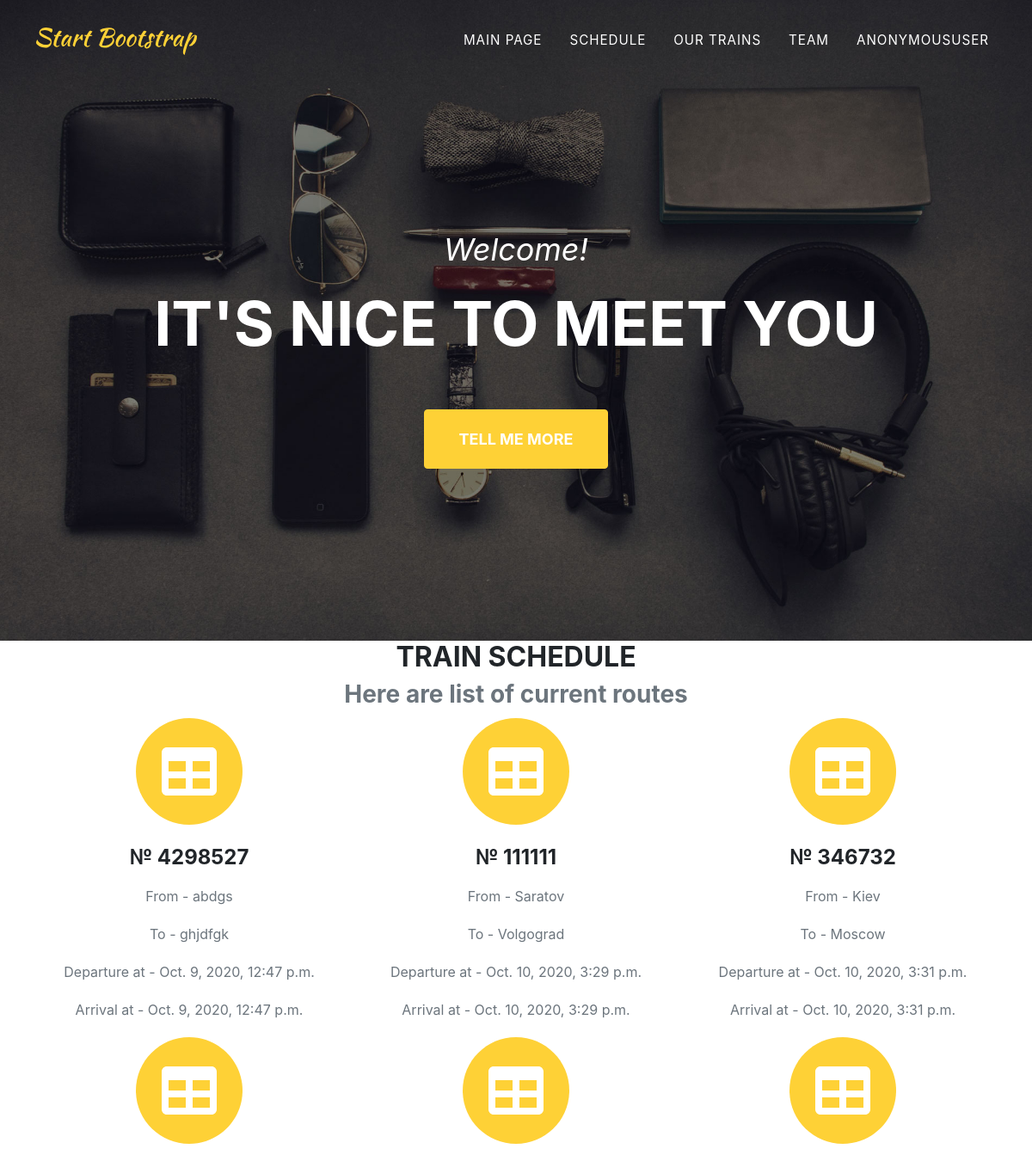
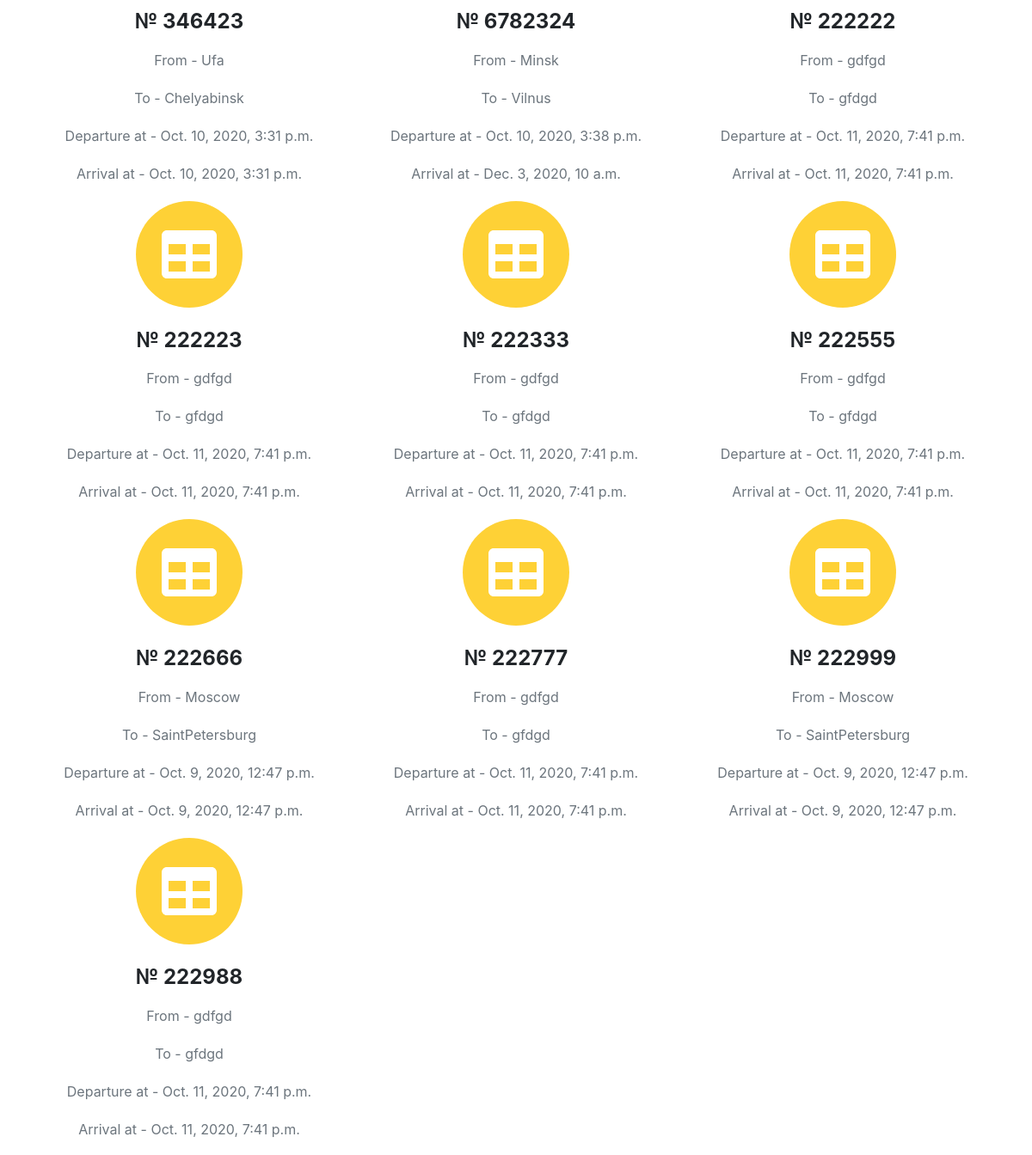
The page /schedules_list/ on the database its author committed (2 pictures, top to bottom).
### Railway/models.py (models this page shows, shortened)
class Schedule(models.Model):
    RideId = models.PositiveIntegerField(primary_key=True, unique=True)
    DepartureTime = models.DateTimeField(default=now, blank=True)
    ArrivalTime = models.DateTimeField(default=now, blank=True)
    StartAt = models.CharField(max_length=150, db_index=True)
    FinishAt = models.CharField(max_length=150, db_index=True)

### Railway/views.py (the view)
# urls.py: path('schedules_list/', schedules_list, name='schedules_list_url'),
def schedules_list(request):
    sch = Schedule.objects.all()
    return render(request, 'Railway/schedule.html', context={'Schedules': sch})

### Railway/templates/Railway/schedule.html (shortened to what this page needs)
{% extends 'Railway/AdminPanel.html' %}
{% block schedule %}
    <div class="container">
                <div class="text-center">
                    <h2 class="section-heading text-uppercase">Train Schedule</h2>
                    <h3 class="section-subheading text-muted">Here are list of current routes </h3>
                </div>
                <div class="row text-center">
    {% for sch in Schedules %}
        <div class="col-md-4">
            <span class="fa-stack fa-4x">
                <i class="fas fa-circle fa-stack-2x text-primary"></i>
                <i class="fas fa-table fa-stack-1x fa-inverse"></i>
            </span>
            <h4 class="my-3">№ {{sch.RideId}}</h4>
            <p class="text-muted">From - {{sch.StartAt}}</p>
            <p class="text-muted">To - {{sch.FinishAt}}</p>
            <p class="text-muted">Departure at - {{sch.DepartureTime}}</p>
            <p class="text-muted">Arrival at - {{ sch.ArrivalTime }}</p>
        </div>
    {% endfor %}
{%  endblock %}

### rows shown on the page
Schedule: RideId "4298527", StartAt "abdgs", FinishAt "ghjdfgk", DepartureTime "Oct. 9, 2020, 12:47 p.m.", ArrivalTime "Oct. 9, 2020, 12:47 p.m."
Schedule: RideId "111111", StartAt "Saratov", FinishAt "Volgograd", DepartureTime "Oct. 10, 2020, 3:29 p.m.", ArrivalTime "Oct. 10, 2020, 3:29 p.m."
Schedule: RideId "346732", StartAt "Kiev", FinishAt "Moscow", DepartureTime "Oct. 10, 2020, 3:31 p.m.", ArrivalTime "Oct. 10, 2020, 3:31 p.m."
Schedule: RideId "346423", StartAt "Ufa", FinishAt "Chelyabinsk", DepartureTime "Oct. 10, 2020, 3:31 p.m.", ArrivalTime "Oct. 10, 2020, 3:31 p.m."
Schedule: RideId "6782324", StartAt "Minsk", FinishAt "Vilnus", DepartureTime "Oct. 10, 2020, 3:38 p.m.", ArrivalTime "Dec. 3, 2020, 10 a.m."
Schedule: RideId "222222", StartAt "gdfgd", FinishAt "gfdgd", DepartureTime "Oct. 11, 2020, 7:41 p.m.", ArrivalTime "Oct. 11, 2020, 7:41 p.m."
Schedule: RideId "222223", StartAt "gdfgd", FinishAt "gfdgd", DepartureTime "Oct. 11, 2020, 7:41 p.m.", ArrivalTime "Oct. 11, 2020, 7:41 p.m."
Schedule: RideId "222333", StartAt "gdfgd", FinishAt "gfdgd", DepartureTime "Oct. 11, 2020, 7:41 p.m.", ArrivalTime "Oct. 11, 2020, 7:41 p.m."
Schedule: RideId "222555", StartAt "gdfgd", FinishAt "gfdgd", DepartureTime "Oct. 11, 2020, 7:41 p.m.", ArrivalTime "Oct. 11, 2020, 7:41 p.m."
Schedule: RideId "222666", StartAt "Moscow", FinishAt "SaintPetersburg", DepartureTime "Oct. 9, 2020, 12:47 p.m.", ArrivalTime "Oct. 9, 2020, 12:47 p.m."
Schedule: RideId "222777", StartAt "gdfgd", FinishAt "gfdgd", DepartureTime "Oct. 11, 2020, 7:41 p.m.", ArrivalTime "Oct. 11, 2020, 7:41 p.m."
Schedule: RideId "222999", StartAt "Moscow", FinishAt "SaintPetersburg", DepartureTime "Oct. 9, 2020, 12:47 p.m.", ArrivalTime "Oct. 9, 2020, 12:47 p.m."
Schedule: RideId "222988", StartAt "gdfgd", FinishAt "gfdgd", DepartureTime "Oct. 11, 2020, 7:41 p.m.", ArrivalTime "Oct. 11, 2020, 7:41 p.m."

### other values the page prints
{{ request.user }} "ANONYMOUSUSER"
